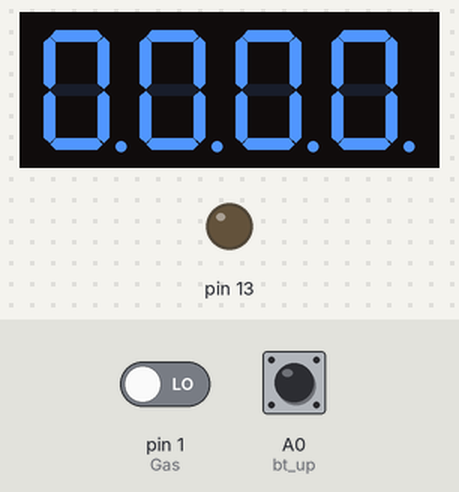
Simulated run of this sketch. Board: Arduino Uno, built with avr-gcc and run on an emulated ATmega328P. Shown: 4-digit seven-segment display, output pins drawn as LEDs (lit = HIGH). Wiring (inferred from the names in the program): 4-digit 7-segment display, segments lit when LOW: segments pin 2, pin 3, pin 4, pin 5, pin 6, pin 7, pin 8, pin 5; digit selects pin 9, pin 10, pin 11, pin 12. The test bench sets the inputs (shaded band); at power-on: pin 1 (Gas) LOW, A0 (bt_up) HIGH. The segment pins are drawn as the display they are named for; pins used as bus, display or sensor lines are not drawn.

Above: at 1.8 s.
1.9 s: pin 1 (Gas) driven HIGH
At 2.6 s:
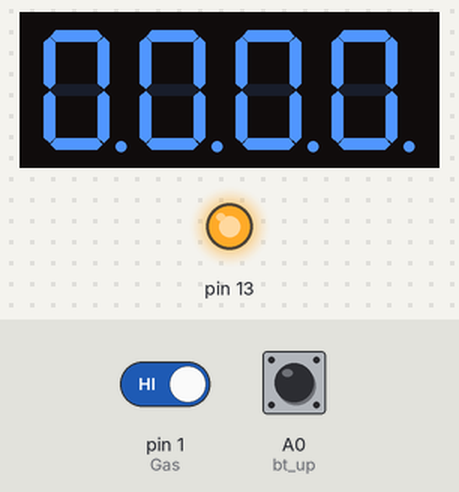
3.5 s: A0 (bt_up) pulled LOW for 1 s
At 4.9 s:
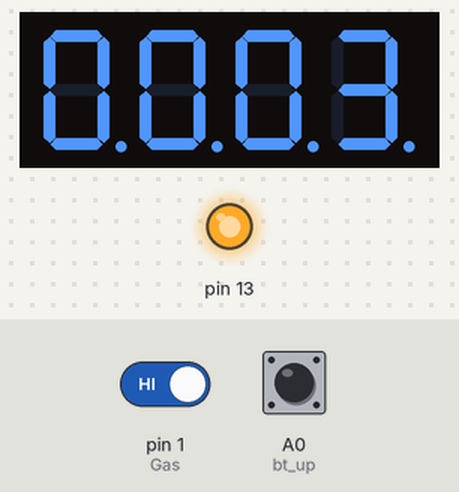
6.0 s: A0 (bt_up) pulled LOW for 0.6 s
At 7.5 s:
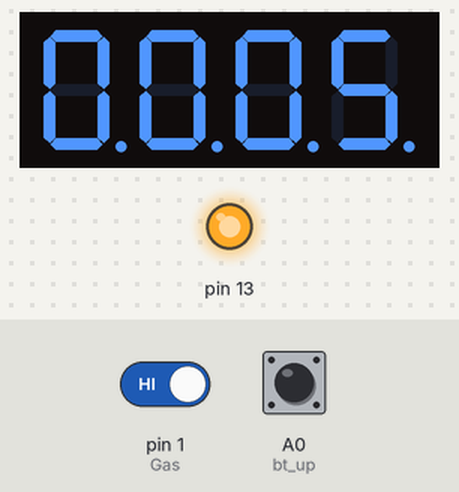
Timing chart, 0 to 9.0 s (numbered marks = the images above; inputs shaded):
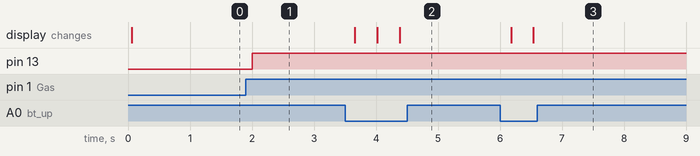

The sketch:

gas_sensor.ino
```cpp
#define aPin 2  //
#define bPin 3  //      _____
#define cPin 4  //     |  A  |
#define dPin 5  //   F |_____| B
#define ePin 6  //     |  G  |
#define fPin 7  //   E |_____| C
#define gPin 8  //        D     O dot

#define c1Pin 9  // CommLOW pin for digit 1
#define c2Pin 10 // Common pin for digit 2
#define c3Pin 11 // Common pin for digit 3
#define c4Pin 12 // Common pin for digit 4

#define bt_up     A0

long Counter=0;
byte current_digit;
int flag1=0, flag2=0, timer=0;

int Gas = 1;
int redLed = 0;
int Buzz = 13;

int Common = 1; //<Common=1; for Common anode> <Common=0; for Common cathode>
int On, Off, Off_C;
int DTime = 15; // Display timer

void setup() {
 pinMode(bt_up,INPUT);
 pinMode(aPin, OUTPUT);
 pinMode(bPin, OUTPUT);
 pinMode(cPin, OUTPUT);
 pinMode(dPin, OUTPUT);
 pinMode(ePin, OUTPUT);
 pinMode(fPin, OUTPUT);
 pinMode(gPin, OUTPUT);

 pinMode(c1Pin, OUTPUT);
 pinMode(c2Pin, OUTPUT);
 pinMode(c3Pin, OUTPUT);
 pinMode(c4Pin, OUTPUT);
  disp_off();
  TCCR1A = 0;
  TCCR1B = 1;  // enable Timer1 with prescaler = 1 ( 16 ticks each 1 µs)
  TCNT1  = 0;  // set Timer1 preload value to 0 (reset)
  TIMSK1 = 1;  // enable Timer1 overflow interrupt
 pinMode(Gas, INPUT);
 pinMode (13 , OUTPUT);
}
ISR(TIMER1_OVF_vect)   // Timer1 interrupt service routine (ISR)
{
  disp_off();  // turn off the display

  switch (current_digit)
  {
    case 1:
      showNumber((Counter/1000)%10);

digitalWrite(c1Pin, LOW);
      break;

    case 2:
     showNumber((Counter/100)%10);
/*digitalWrite(c2Pin, Common);
delay(DTime);*/
digitalWrite(c2Pin, LOW);
      break;

    case 3:
      showNumber((Counter/10)%10);
/*digitalWrite(c3Pin, Common);
delay(DTime);*/
digitalWrite(c3Pin, LOW);
      break;

    case 4:
      showNumber(Counter%10);

digitalWrite(c4Pin, LOW);
  }

  current_digit = (current_digit % 4) + 1;
}

void loop() {

  if(digitalRead(Gas) == HIGH){

    //" Gas Detected "
    digitalWrite(13, HIGH);
    digitalWrite(0 , HIGH);
    delay(80);
    digitalWrite(0 , LOW);
    delay(80);


  }
else{

  digitalWrite(13 , LOW);
  digitalWrite(0 ,HIGH);
  delay(500);
}

  if (flag1 == 1 && flag2 == 1)
  {

    flag1 = 0, flag2 = 0;

  }
if(digitalRead (bt_up) == 0){
 Counter++;  // increment 'count' by 1
    if(Counter>=9999)
      Counter = 0;
    delay(200);  // wait 200 milliseconds
}
}


void showNumber(int x){

   switch(x){
     case 1: one();   break;
     case 2: two();   break;
     case 3: three(); break;
     case 4: four();  break;
     case 5: five();  break;
     case 6: six();   break;
     case 7: seven(); break;
     case 8: eight(); break;
     case 9: nine();  break;
     default: zero(); break;
   }
}

void one(){
  digitalWrite( aPin, HIGH); //
  digitalWrite( bPin,LOW);  //      |
  digitalWrite( cPin,LOW);  //      |
  digitalWrite( dPin,HIGH); //      |
  digitalWrite( ePin,HIGH); //      |
  digitalWrite( fPin, HIGH);
  digitalWrite( gPin, HIGH);

}

void two(){
  digitalWrite( aPin,LOW);  //  ____
  digitalWrite( bPin,LOW);  //      |
  digitalWrite( cPin,HIGH); //  ____|
  digitalWrite( dPin,LOW);  // |
  digitalWrite( ePin,LOW);  // |____
  digitalWrite( fPin, HIGH);
  digitalWrite( gPin, On);

}

void three(){
  digitalWrite( aPin,LOW);  //  ____
  digitalWrite( bPin,LOW);  //      |
  digitalWrite( cPin,LOW);  //  ____|
  digitalWrite( dPin,LOW);  //      |
  digitalWrite( ePin,HIGH); //  ____|
  digitalWrite( fPin,HIGH);
  digitalWrite( gPin,LOW);

}

void four(){
  digitalWrite( aPin, HIGH); //
  digitalWrite( bPin, LOW);  // |    |
  digitalWrite( cPin, LOW);  // |____|
  digitalWrite( dPin, HIGH); //      |
  digitalWrite( ePin, HIGH); //      |
  digitalWrite( fPin, LOW);
  digitalWrite( gPin, LOW);

}

void five(){
  digitalWrite( aPin,LOW);  //  ____
  digitalWrite( bPin,HIGH); // |
  digitalWrite( cPin,LOW);  // |____
  digitalWrite( dPin,LOW);  //      |
  digitalWrite( ePin,HIGH); //  ____|
  digitalWrite( fPin, LOW);
  digitalWrite( gPin,LOW);

}

void six(){
  digitalWrite( aPin,LOW);  //  ____
  digitalWrite( bPin,HIGH); // |
  digitalWrite( cPin,LOW);  // |____
  digitalWrite( dPin,LOW);  // |    |
  digitalWrite( ePin,LOW);  // |____|
  digitalWrite( fPin,LOW);
  digitalWrite( gPin,LOW);

}

void seven(){
  digitalWrite( aPin,LOW);   //  ____
  digitalWrite( bPin,LOW);   //      |
  digitalWrite( cPin,LOW);   //      |
  digitalWrite( dPin, HIGH); //      |
  digitalWrite( ePin, HIGH); //      |
  digitalWrite( fPin, HIGH);
  digitalWrite( gPin, HIGH);

}

void eight(){
  digitalWrite( aPin, LOW); //  ____
  digitalWrite( bPin, LOW); // |    |
  digitalWrite( cPin, LOW); // |____|
  digitalWrite( dPin, LOW); // |    |
  digitalWrite( ePin, LOW); // |____|
  digitalWrite( fPin, LOW);
  digitalWrite( gPin, LOW);

}

void nine(){
  digitalWrite( aPin, LOW);  //  ____
  digitalWrite( bPin, LOW);  // |    |
  digitalWrite( cPin, LOW);  // |____|
  digitalWrite( dPin, LOW);  //      |
  digitalWrite( ePin, HIGH); // ____|
  digitalWrite( fPin, LOW);
  digitalWrite( gPin, LOW);

}

void zero(){
  digitalWrite( aPin, LOW); //  ____
  digitalWrite( bPin, LOW); // |    |
  digitalWrite( cPin, LOW); // |    |
  digitalWrite( dPin, LOW); // |    |
  digitalWrite( ePin, LOW); // |____|
  digitalWrite( fPin, LOW);
  digitalWrite( gPin, HIGH);

}

void disp_off()
{
   digitalWrite(c1Pin, HIGH);
   digitalWrite(c2Pin, HIGH);
   digitalWrite(c3Pin, HIGH);
   digitalWrite(c4Pin, HIGH);
}
```

Measured:
- after the input at 1.9 s, pin 13: LOW → HIGH after 0.10 s
- after the input at 3.5 s, the display: first changes after 0.16 s (image 2 shows a later state)
- after the input at 6.0 s, the display: first changes after 0.18 s (image 3 shows a later state)
